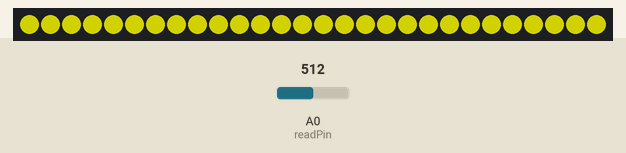
The sketch below on a simulated Arduino Uno, built with avr-gcc and run on an emulated ATmega328P. Shown: 28 RGB LEDs in strip order, left to right. The test bench sets the inputs (shaded band); at power-on: A0 (readPin) = 512. Dim RGB values are drawn brighter than linear.

Above: at 0.1 s.
At 11.1 s:
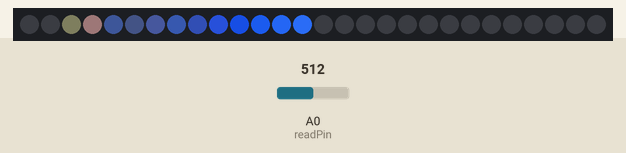

The sketch:

Display_Image.ino
```cpp
#include <Adafruit_NeoPixel.h>

unsigned long totalTime = 0;
double average;
unsigned long currentTime = 0;

int standard = 530;
int tolerance = 12;
int readPin = A0;

#define PIN 6
#define TRUEPIXELS 28
#define NUMPIXELS 14
#define NUMTURNS 60.0

const PROGMEM byte image[][60][NUMPIXELS] = {
 {
 { 38, 33, 24, 18, 24, 20, 15, 15, 9, 13, 30, 9, 0, 0 },
 { 40, 35, 24, 17, 15, 15, 16, 18, 20, 27, 102, 104, 9, 0 },
 { 41, 35, 25, 17, 17, 24, 25, 27, 27, 69, 150, 133, 90, 0 },
 { 40, 36, 26, 18, 21, 30, 33, 35, 36, 73, 208, 186, 147, 0 },
 { 40, 37, 28, 20, 23, 34, 35, 39, 36, 26, 138, 147, 42, 0 },
 { 42, 38, 28, 21, 24, 33, 38, 12, 0, 0, 0, 0, 0, 0 },
 { 42, 39, 29, 24, 28, 32, 1, 0, 0, 0, 0, 0, 0, 0 },
 { 41, 40, 32, 27, 34, 23, 146, 36, 0, 0, 0, 0, 0, 0 },
 { 42, 41, 32, 31, 26, 104, 192, 188, 77, 0, 0, 0, 0, 0 },
 { 42, 42, 34, 34, 28, 163, 184, 221, 150, 0, 0, 0, 0, 0 },
 { 42, 42, 37, 42, 73, 195, 235, 250, 172, 0, 0, 0, 0, 0 },
 { 43, 43, 39, 54, 139, 224, 251, 240, 38, 0, 0, 0, 0, 0 },
 { 43, 41, 37, 84, 206, 242, 213, 35, 0, 0, 0, 0, 0, 0 },
 { 43, 31, 37, 136, 237, 231, 51, 0, 0, 0, 0, 0, 0, 0 },
 { 43, 34, 76, 184, 249, 121, 0, 0, 0, 0, 0, 0, 0, 0 },
 { 43, 95, 172, 227, 245, 19, 0, 0, 0, 0, 0, 0, 0, 0 },
 { 42, 124, 212, 240, 178, 0, 0, 0, 0, 0, 0, 0, 0, 0 },
 { 41, 141, 230, 247, 111, 0, 0, 0, 0, 0, 0, 0, 0, 0 },
 { 42, 133, 211, 251, 68, 0, 0, 0, 0, 0, 0, 0, 0, 0 },
 { 41, 106, 157, 253, 26, 0, 0, 0, 0, 0, 0, 0, 0, 0 },
 { 41, 45, 74, 248, 7, 0, 0, 0, 0, 0, 0, 0, 0, 0 },
 { 41, 37, 41, 200, 0, 0, 0, 0, 0, 0, 0, 0, 0, 0 },
 { 40, 59, 39, 123, 0, 0, 0, 0, 0, 0, 0, 0, 0, 0 },
 { 41, 148, 42, 91, 147, 181, 152, 16, 0, 0, 0, 0, 0, 0 },
 { 40, 185, 85, 205, 253, 246, 221, 171, 0, 0, 0, 0, 0, 0 },
 { 40, 196, 164, 249, 155, 97, 186, 176, 168, 42, 0, 0, 0, 0 },
 { 40, 205, 202, 224, 50, 126, 251, 205, 184, 226, 56, 0, 0, 0 },
 { 39, 195, 223, 182, 131, 220, 187, 188, 148, 233, 227, 28, 0, 0 },
 { 39, 187, 230, 114, 237, 243, 71, 127, 125, 227, 241, 167, 0, 0 },
 { 38, 184, 226, 126, 241, 255, 215, 194, 171, 221, 227, 240, 8, 0 },
 { 39, 179, 215, 129, 237, 255, 231, 200, 169, 218, 219, 236, 9, 0 },
 { 39, 176, 205, 101, 226, 250, 78, 115, 121, 205, 219, 164, 0, 0 },
 { 38, 174, 196, 139, 137, 212, 133, 162, 128, 194, 200, 34, 0, 0 },
 { 38, 171, 183, 184, 21, 125, 226, 186, 152, 179, 60, 0, 0, 0 },
 { 37, 152, 156, 210, 118, 58, 161, 121, 151, 45, 0, 0, 0, 0 },
 { 37, 138, 76, 194, 216, 213, 165, 166, 1, 0, 0, 0, 0, 0 },
 { 36, 105, 32, 89, 182, 183, 155, 27, 0, 0, 0, 0, 0, 0 },
 { 36, 55, 21, 76, 0, 0, 0, 0, 0, 0, 0, 0, 0, 0 },
 { 34, 28, 21, 136, 0, 0, 0, 0, 0, 0, 0, 0, 0, 0 },
 { 34, 32, 31, 176, 10, 0, 0, 0, 0, 0, 0, 0, 0, 0 },
 { 35, 74, 120, 176, 30, 0, 0, 0, 0, 0, 0, 0, 0, 0 },
 { 34, 113, 183, 172, 65, 0, 0, 0, 0, 0, 0, 0, 0, 0 },
 { 34, 121, 210, 168, 96, 0, 0, 0, 0, 0, 0, 0, 0, 0 },
 { 34, 109, 193, 161, 145, 0, 0, 0, 0, 0, 0, 0, 0, 0 },
 { 33, 74, 155, 147, 209, 30, 0, 0, 0, 0, 0, 0, 0, 0 },
 { 33, 24, 63, 116, 213, 134, 0, 0, 0, 0, 0, 0, 0, 0 },
 { 34, 24, 23, 86, 214, 230, 62, 0, 0, 0, 0, 0, 0, 0 },
 { 33, 28, 25, 59, 207, 243, 207, 48, 0, 0, 0, 0, 0, 0 },
 { 34, 29, 27, 43, 172, 243, 248, 231, 49, 0, 0, 0, 0, 0 },
 { 34, 29, 27, 35, 84, 235, 251, 236, 158, 0, 0, 0, 0, 0 },
 { 35, 29, 26, 28, 25, 190, 220, 225, 133, 0, 0, 0, 0, 0 },
 { 34, 29, 25, 25, 29, 119, 222, 211, 75, 0, 0, 0, 0, 0 },
 { 36, 30, 25, 22, 34, 25, 152, 33, 0, 0, 0, 0, 0, 0 },
 { 35, 30, 24, 20, 21, 29, 4, 0, 0, 0, 0, 0, 0, 0 },
 { 36, 30, 24, 18, 17, 23, 30, 15, 0, 0, 0, 0, 0, 0 },
 { 36, 30, 24, 18, 16, 27, 26, 26, 32, 24, 134, 132, 40, 0 },
 { 37, 30, 23, 17, 15, 31, 30, 29, 29, 70, 208, 176, 129, 0 },
 { 37, 31, 23, 16, 15, 29, 32, 32, 32, 82, 183, 162, 100, 0 },
 { 38, 31, 23, 16, 14, 20, 27, 30, 33, 38, 154, 138, 10, 0 },
 { 38, 32, 23, 17, 26, 17, 17, 13, 4, 10, 29, 4, 0, 0 } },
 {
 { 98, 92, 78, 58, 53, 34, 25, 19, 11, 17, 25, 7, 0, 0 },
 { 99, 92, 77, 58, 50, 55, 57, 58, 59, 61, 63, 73, 6, 0 },
 { 99, 94, 80, 60, 58, 77, 79, 82, 82, 74, 76, 71, 59, 0 },
 { 99, 94, 82, 63, 67, 87, 90, 92, 93, 84, 113, 102, 92, 0 },
 { 100, 96, 84, 66, 71, 93, 94, 97, 76, 48, 83, 83, 26, 0 },
 { 101, 97, 86, 69, 74, 92, 77, 20, 0, 0, 0, 0, 0, 0 },
 { 101, 98, 88, 74, 75, 56, 1, 0, 0, 0, 0, 0, 0, 0 },
 { 100, 99, 91, 78, 65, 25, 150, 38, 0, 0, 0, 0, 0, 0 },
 { 101, 100, 91, 82, 43, 106, 192, 190, 78, 0, 0, 0, 0, 0 },
 { 101, 102, 93, 85, 37, 164, 186, 219, 150, 0, 0, 0, 0, 0 },
 { 101, 102, 97, 90, 49, 194, 231, 245, 170, 0, 0, 0, 0, 0 },
 { 101, 102, 100, 75, 25, 219, 245, 236, 37, 0, 0, 0, 0, 0 },
 { 102, 98, 96, 53, 4, 195, 209, 35, 0, 0, 0, 0, 0, 0 },
 { 102, 81, 94, 35, 11, 51, 50, 0, 0, 0, 0, 0, 0, 0 },
 { 102, 80, 112, 21, 16, 18, 0, 0, 0, 0, 0, 0, 0, 0 },
 { 102, 122, 170, 9, 22, 6, 0, 0, 0, 0, 0, 0, 0, 0 },
 { 101, 140, 163, 12, 22, 0, 0, 0, 0, 0, 0, 0, 0, 0 },
 { 101, 152, 148, 15, 15, 0, 0, 0, 0, 0, 0, 0, 0, 0 },
 { 101, 147, 136, 16, 15, 0, 0, 0, 0, 0, 0, 0, 0, 0 },
 { 100, 132, 119, 16, 8, 0, 0, 0, 0, 0, 0, 0, 0, 0 },
 { 101, 96, 91, 21, 2, 0, 0, 0, 0, 0, 0, 0, 0, 0 },
 { 101, 91, 100, 27, 0, 0, 0, 0, 0, 0, 0, 0, 0, 0 },
 { 100, 81, 98, 40, 0, 0, 0, 0, 0, 0, 0, 0, 0, 0 },
 { 100, 50, 79, 70, 117, 138, 117, 12, 0, 0, 0, 0, 0, 0 },
 { 100, 40, 36, 145, 181, 193, 141, 122, 0, 0, 0, 0, 0, 0 },
 { 99, 35, 62, 176, 106, 75, 119, 80, 38, 13, 0, 0, 0, 0 },
 { 98, 25, 112, 161, 38, 96, 195, 142, 27, 30, 15, 0, 0, 0 },
 { 98, 20, 144, 127, 98, 185, 198, 139, 26, 12, 31, 9, 0, 0 },
 { 98, 17, 157, 78, 172, 206, 102, 111, 18, 30, 43, 29, 0, 0 },
 { 96, 16, 153, 86, 175, 211, 182, 131, 55, 124, 139, 55, 3, 0 },
 { 96, 14, 146, 88, 170, 200, 167, 135, 56, 125, 129, 53, 3, 0 },
 { 97, 15, 141, 69, 162, 189, 100, 102, 20, 32, 46, 26, 0, 0 },
 { 96, 15, 130, 98, 101, 168, 168, 125, 23, 9, 27, 11, 0, 0 },
 { 96, 19, 108, 132, 18, 86, 160, 129, 28, 26, 18, 0, 0, 0 },
 { 96, 26, 66, 153, 84, 43, 103, 52, 40, 17, 0, 0, 0, 0 },
 { 96, 30, 25, 141, 154, 149, 103, 114, 1, 0, 0, 0, 0, 0 },
 { 95, 40, 40, 76, 139, 133, 107, 20, 0, 0, 0, 0, 0, 0 },
 { 96, 64, 53, 37, 0, 0, 0, 0, 0, 0, 0, 0, 0, 0 },
 { 94, 72, 57, 29, 0, 0, 0, 0, 0, 0, 0, 0, 0, 0 },
 { 94, 86, 58, 12, 5, 0, 0, 0, 0, 0, 0, 0, 0, 0 },
 { 94, 116, 105, 4, 10, 0, 0, 0, 0, 0, 0, 0, 0, 0 },
 { 94, 142, 135, 2, 13, 0, 0, 0, 0, 0, 0, 0, 0, 0 },
 { 93, 145, 149, 2, 15, 0, 0, 0, 0, 0, 0, 0, 0, 0 },
 { 94, 135, 156, 1, 15, 0, 0, 0, 0, 0, 0, 0, 0, 0 },
 { 93, 111, 149, 7, 9, 10, 0, 0, 0, 0, 0, 0, 0, 0 },
 { 93, 75, 85, 18, 5, 17, 0, 0, 0, 0, 0, 0, 0, 0 },
 { 94, 77, 66, 29, 7, 40, 58, 0, 0, 0, 0, 0, 0, 0 },
 { 93, 86, 76, 42, 6, 182, 204, 47, 0, 0, 0, 0, 0, 0 },
 { 94, 88, 82, 62, 20, 235, 242, 227, 49, 0, 0, 0, 0, 0 },
 { 94, 88, 82, 72, 55, 228, 245, 232, 160, 0, 0, 0, 0, 0 },
 { 94, 88, 80, 71, 34, 186, 217, 222, 137, 0, 0, 0, 0, 0 },
 { 94, 88, 79, 68, 45, 116, 219, 209, 78, 0, 0, 0, 0, 0 },
 { 96, 88, 79, 66, 62, 26, 152, 34, 0, 0, 0, 0, 0, 0 },
 { 94, 88, 78, 63, 59, 50, 5, 0, 0, 0, 0, 0, 0, 0 },
 { 95, 88, 77, 61, 57, 73, 63, 23, 0, 0, 0, 0, 0, 0 },
 { 96, 88, 77, 60, 56, 84, 81, 76, 68, 44, 80, 77, 29, 0 },
 { 96, 88, 76, 59, 54, 88, 88, 87, 85, 79, 114, 92, 81, 0 },
 { 96, 89, 75, 58, 51, 84, 90, 90, 90, 86, 97, 85, 66, 0 },
 { 97, 89, 75, 58, 49, 67, 83, 84, 86, 86, 84, 91, 7, 0 },
 { 98, 91, 77, 58, 53, 27, 27, 16, 5, 14, 22, 4, 0, 0 } },
 {
 { 225, 219, 202, 171, 146, 80, 58, 39, 20, 32, 27, 8, 0, 0 },
 { 226, 219, 202, 171, 155, 166, 170, 170, 169, 163, 64, 68, 5, 0 },
 { 226, 221, 206, 174, 171, 201, 204, 207, 208, 146, 55, 53, 41, 0 },
 { 226, 222, 209, 178, 185, 214, 218, 219, 220, 164, 74, 71, 68, 0 },
 { 227, 223, 212, 183, 192, 221, 222, 222, 166, 103, 64, 61, 24, 0 },
 { 227, 224, 214, 189, 195, 220, 165, 37, 0, 0, 0, 0, 0, 0 },
 { 227, 225, 216, 196, 195, 117, 2, 0, 0, 0, 0, 0, 0, 0 },
 { 227, 226, 219, 201, 150, 30, 163, 42, 0, 0, 0, 0, 0, 0 },
 { 228, 227, 219, 205, 92, 116, 199, 199, 84, 0, 0, 0, 0, 0 },
 { 228, 228, 221, 209, 68, 176, 195, 221, 153, 0, 0, 0, 0, 0 },
 { 228, 229, 225, 211, 66, 202, 231, 242, 169, 0, 0, 0, 0, 0 },
 { 228, 229, 228, 172, 28, 221, 242, 233, 37, 0, 0, 0, 0, 0 },
 { 228, 223, 221, 121, 5, 194, 207, 34, 0, 0, 0, 0, 0, 0 },
 { 228, 200, 220, 80, 14, 54, 49, 0, 0, 0, 0, 0, 0, 0 },
 { 228, 191, 177, 45, 20, 21, 0, 0, 0, 0, 0, 0, 0, 0 },
 { 228, 157, 118, 13, 27, 7, 0, 0, 0, 0, 0, 0, 0, 0 },
 { 228, 138, 80, 14, 26, 0, 0, 0, 0, 0, 0, 0, 0, 0 },
 { 228, 127, 66, 18, 18, 0, 0, 0, 0, 0, 0, 0, 0, 0 },
 { 228, 127, 75, 19, 17, 0, 0, 0, 0, 0, 0, 0, 0, 0 },
 { 228, 146, 119, 20, 10, 0, 0, 0, 0, 0, 0, 0, 0, 0 },
 { 228, 208, 197, 26, 2, 0, 0, 0, 0, 0, 0, 0, 0, 0 },
 { 227, 213, 227, 37, 0, 0, 0, 0, 0, 0, 0, 0, 0, 0 },
 { 227, 190, 224, 72, 0, 0, 0, 0, 0, 0, 0, 0, 0, 0 },
 { 227, 109, 190, 106, 98, 112, 93, 10, 0, 0, 0, 0, 0, 0 },
 { 227, 82, 94, 132, 141, 153, 109, 97, 0, 0, 0, 0, 0, 0 },
 { 226, 70, 59, 138, 90, 72, 92, 67, 46, 15, 0, 0, 0, 0 },
 { 226, 50, 92, 127, 44, 85, 151, 111, 27, 37, 18, 0, 0, 0 },
 { 225, 38, 116, 103, 87, 162, 216, 121, 26, 15, 39, 10, 0, 0 },
 { 225, 34, 126, 67, 137, 167, 149, 120, 18, 33, 47, 35, 0, 0 },
 { 224, 31, 124, 73, 139, 169, 159, 107, 46, 130, 143, 61, 3, 0 },
 { 223, 29, 120, 76, 136, 156, 137, 109, 46, 132, 135, 59, 3, 0 },
 { 224, 31, 116, 62, 131, 149, 144, 113, 20, 36, 49, 33, 0, 0 },
 { 223, 33, 108, 83, 86, 148, 201, 114, 23, 12, 34, 14, 0, 0 },
 { 223, 41, 90, 109, 22, 73, 129, 107, 28, 33, 22, 0, 0, 0 },
 { 223, 60, 57, 125, 74, 46, 84, 47, 48, 20, 0, 0, 0, 0 },
 { 223, 70, 63, 124, 126, 125, 85, 95, 1, 0, 0, 0, 0, 0 },
 { 222, 96, 122, 110, 118, 112, 88, 17, 0, 0, 0, 0, 0, 0 },
 { 223, 159, 154, 71, 0, 0, 0, 0, 0, 0, 0, 0, 0, 0 },
 { 222, 188, 164, 46, 0, 0, 0, 0, 0, 0, 0, 0, 0, 0 },
 { 222, 209, 161, 16, 6, 0, 0, 0, 0, 0, 0, 0, 0, 0 },
 { 222, 173, 102, 5, 12, 0, 0, 0, 0, 0, 0, 0, 0, 0 },
 { 222, 147, 70, 3, 16, 0, 0, 0, 0, 0, 0, 0, 0, 0 },
 { 221, 147, 54, 3, 18, 0, 0, 0, 0, 0, 0, 0, 0, 0 },
 { 222, 149, 75, 3, 19, 0, 0, 0, 0, 0, 0, 0, 0, 0 },
 { 221, 172, 93, 15, 12, 12, 0, 0, 0, 0, 0, 0, 0, 0 },
 { 221, 197, 140, 47, 6, 21, 0, 0, 0, 0, 0, 0, 0, 0 },
 { 222, 199, 181, 77, 9, 42, 59, 0, 0, 0, 0, 0, 0, 0 },
 { 222, 214, 198, 112, 7, 181, 205, 47, 0, 0, 0, 0, 0, 0 },
 { 222, 216, 209, 160, 21, 232, 239, 227, 50, 0, 0, 0, 0, 0 },
 { 222, 217, 208, 186, 70, 228, 242, 232, 166, 0, 0, 0, 0, 0 },
 { 222, 217, 206, 186, 69, 187, 219, 223, 146, 0, 0, 0, 0, 0 },
 { 222, 216, 205, 184, 99, 117, 220, 213, 83, 0, 0, 0, 0, 0 },
 { 223, 216, 204, 182, 150, 28, 157, 37, 0, 0, 0, 0, 0, 0 },
 { 222, 216, 203, 179, 169, 114, 8, 0, 0, 0, 0, 0, 0, 0 },
 { 223, 215, 202, 177, 169, 194, 154, 48, 0, 0, 0, 0, 0, 0 },
 { 223, 215, 201, 174, 168, 211, 206, 198, 161, 101, 64, 61, 29, 0 },
 { 224, 215, 200, 172, 165, 215, 216, 214, 212, 158, 74, 61, 63, 0 },
 { 224, 216, 199, 171, 159, 210, 218, 218, 217, 159, 68, 60, 45, 0 },
 { 225, 216, 198, 170, 152, 182, 208, 209, 209, 202, 70, 75, 5, 0 },
 { 224, 218, 201, 170, 144, 62, 54, 29, 8, 25, 22, 3, 0, 0 } } };


Adafruit_NeoPixel pixels = Adafruit_NeoPixel(TRUEPIXELS, PIN, NEO_GRB + NEO_KHZ800);


void setup() {
  pixels.begin();

  Serial.begin(9600);


  int i = 0;
  while (i < TRUEPIXELS) {
    pixels.setPixelColor(i, pixels.Color(120,120,0));
    i++;
  }
  pixels.show();

  pinMode(readPin, INPUT);
  delay(10000);

  i = 0;
  while (i < TRUEPIXELS) {
    pixels.setPixelColor(i, pixels.Color(0,0,0));
    i++;
  }
  pixels.show();

  average = averageSpin();
}


double averageSpin(){
  int i = 0;
  unsigned long lastTime = micros();
  unsigned long currentTime;
  while( i < 40 ){
    while ( abs( analogRead(readPin) - standard ) <= tolerance ) {
      delayMicroseconds(100);
    }
    currentTime = micros();
    totalTime += currentTime - lastTime;
    lastTime = currentTime;
    delay(25);
    i++;
  }

  double average = totalTime / 40.0;

  return average;
}


void loop() {


  while ( abs( analogRead(readPin) - standard ) <= tolerance ) {
    delayMicroseconds(100);
  }

  currentTime = micros();

  for (int arg = 0; arg < NUMTURNS; arg++) {

    for (int mod = 0; mod < NUMPIXELS; mod++) {
      pixels.setPixelColor( 13 - mod, pgm_read_byte(&(image[0][arg][mod])), pgm_read_byte(&(image[1][arg][mod])), pgm_read_byte(&(image[2][arg][mod])) );
    }
    while ( micros() - currentTime <  ((double) arg)*(average/(NUMTURNS))){
      delayMicroseconds(100);
    }
    pixels.show();
  }

  /*int i = 0;
  while (i < TRUEPIXELS) {
    pixels.setPixelColor(i, pixels.Color(0,0,0));
    i++;
  }
  pixels.show();*/
}
```
